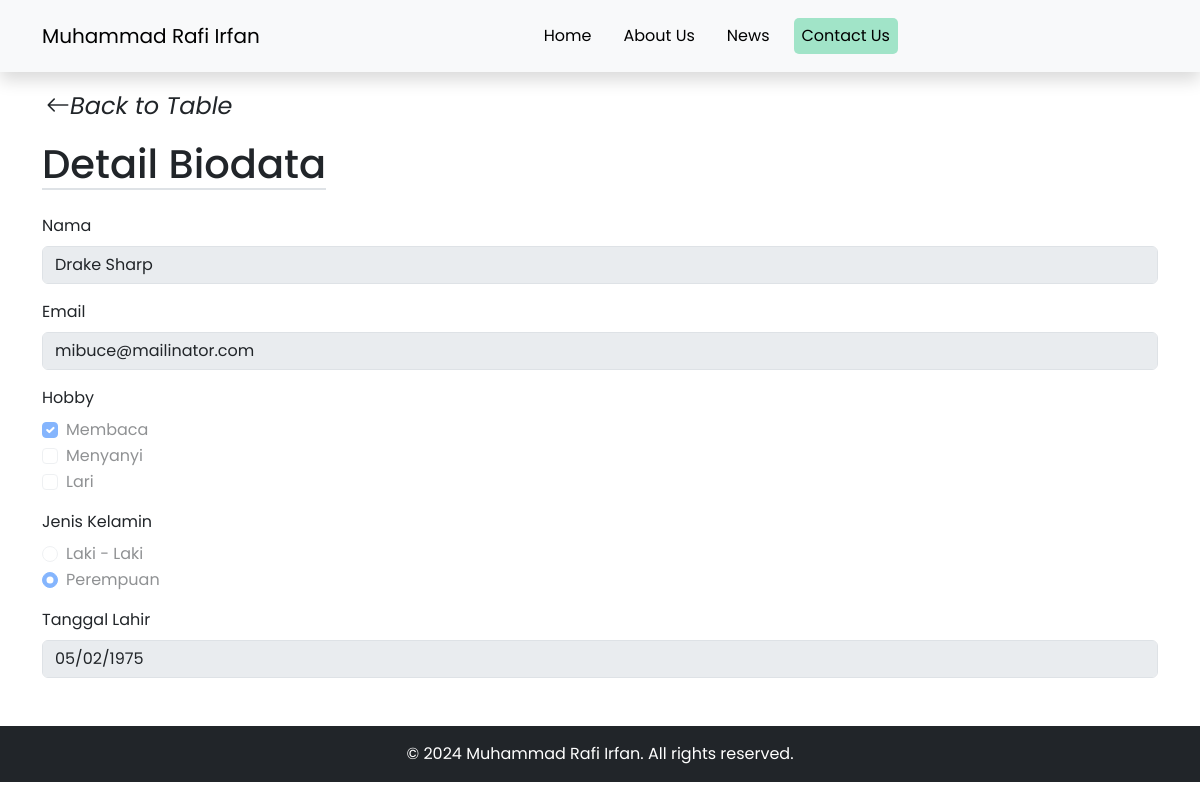
The page /view.php?id=46 on the database its author committed.
### tables this page shows
CREATE TABLE `users` (
  `id` int UNSIGNED NOT NULL,
  `name` varchar(100) NOT NULL,
  `email` varchar(100) NOT NULL,
  `hobbies` varchar(255) NOT NULL,
  `gender` varchar(20) DEFAULT NULL,
  `birthDate` date DEFAULT NULL
);

### view.php (the view, shortened to what this page needs)
<?php
include 'koneksi.php';
$id = $_GET['id'];
$sql = "SELECT * FROM users WHERE id = $id";
$result = $conn->query($sql);
if ($result->num_rows > 0) {
    $row = $result->fetch_assoc();
} else {
    echo "No records found";
    exit;
}
?>
<!DOCTYPE html>
<html lang="en">
<head>
    <link rel="stylesheet" href="https://cdn.jsdelivr.net/npm/bootstrap-icons@1.11.3/font/bootstrap-icons.min.css">
    <link href="https://cdn.jsdelivr.net/npm/bootstrap@5.3.3/dist/css/bootstrap.min.css" rel="stylesheet">
    <link rel="stylesheet" href="assets/css/style.css">
</head>
<body>
    <header class="bg-light position-sticky w-100 shadow py-2">
        <nav class="navbar navbar-expand-lg navbar-light bg-light">
            <div class="container">
                <a class="navbar-brand" href="#">Muhammad Rafi Irfan</a>
                <div class="collapse navbar-collapse justify-content-center" id="navbarNav">
                    <ul class="navbar-nav d-flex gap-3">
                        <li class="nav-item"><a class="nav-link" href="index.php">Home</a></li>
                        <li class="nav-item"><a class="nav-link" href="about.php">About Us</a></li>
                        <li class="nav-item"><a class="nav-link" href="halaman-berita/dashboard-berita.php">News</a></li>
                        <li class="nav-item"><a class="nav-link active" aria-current="page" href="#">Contact Us</a></li>
                    </ul>
                </div>
            </div>
        </nav>
    </header>
    <section class="container my-3">
        <a href="tables.php" class="link-dark link-underline link-underline-opacity-0 p-0 fs-4">
            <i class="bi bi-arrow-left px-1 pe-2 rounded-end fs-4">Back to Table</i>
        </a>
        <h1 class="border-bottom border-2 mt-3" style="width: max-content;">Detail Biodata</h1>
        <form class="mt-4" method="post">
            <div class="mb-3">
                <label for="name" class="form-label">Nama</label>
                <input type="text" class="form-control" id="name" name="fName" value="<?= $row['name'] ?>" disabled>
            </div>
            <div class="mb-3">
                <label for="email" class="form-label">Email</label>
                <input type="email" class="form-control" id="email" name="email" value="<?= $row['email'] ?>" disabled>
            </div>
            <div class="mb-3">
                <label class="form-label">Hobby</label>
                <div class="form-check">
                    <input class="form-check-input" type="checkbox" value="membaca" id="hobbyReading" name="hobby[]" <?= in_array('membaca', explode(',', $row['hobbies'])) ? 'checked' : '' ?> disabled>
                    <label class="form-check-label" for="hobbyReading">Membaca</label>
                </div>
                <div class="form-check">
                    <input class="form-check-input" type="checkbox" value="menyanyi" id="hobbySinging" name="hobby[]" <?= in_array('menyanyi', explode(',', $row['hobbies'])) ? 'checked' : '' ?> disabled>
                    <label class="form-check-label" for="hobbySinging">Menyanyi</label>
                </div>
                <div class="form-check">
                    <input class="form-check-input" type="checkbox" value="lari" id="hobbyRunning" name="hobby[]" <?= in_array('lari', explode(',', $row['hobbies'])) ? 'checked' : '' ?> disabled>
                    <label class="form-check-label" for="hobbyRunning">Lari</label>
                </div>
            </div>
            <div class="mb-3">
                <label class="form-label">Jenis Kelamin</label>
                <div class="form-check">
                    <input class="form-check-input" type="radio" name="gender" id="genderMale" value="male" <?= $row['gender'] == 'male' ? 'checked' : '' ?> disabled>
                    <label class="form-check-label" for="genderMale">Laki - Laki</label>
                </div>
                <div class="form-check">
                    <input class="form-check-input" type="radio" name="gender" id="genderFemale" value="female" <?= $row['gender'] == 'female' ? 'checked' : '' ?> disabled>
                    <label class="form-check-label" for="genderFemale">Perempuan</label>
                </div>
            </div>
            <div class="mb-3">
                <label for="birthDate" class="form-label">Tanggal Lahir</label>
                <input type="date" class="form-control" id="birthDate" name="fBirth" value="<?= $row['birthDate'] ?>" disabled>
            </div>
        </form>
    </section>
    <footer class="bg-dark text-white text-center py-3 mt-5">
        <p class="m-0">&copy; 2024 Muhammad Rafi Irfan. All rights reserved.</p>
    </footer>
</body>
</html>

### assets/css/style.css (style rules this page uses)
:root { scroll-behavior: smooth; }
body { margin: 0; padding: 0; font-family: 'Poppins', sans-serif; font-weight: 400; }
header { top: 0; background-color: bisque; width: 100vw; z-index: 1000; }
.nav-link { border-radius: 5px; padding: 6px 12px; color: black; text-decoration: none; }
.nav-item .active { background-color: rgb(161, 228, 200); }
footer { background-color: bisque; }

### rows shown on the page
users: fName "Drake Sharp", email "mibuce@mailinator.com", hobbies "☑", gender "☐ Laki - Laki", gender "☑ Perempuan", fBirth "05/02/1975"
